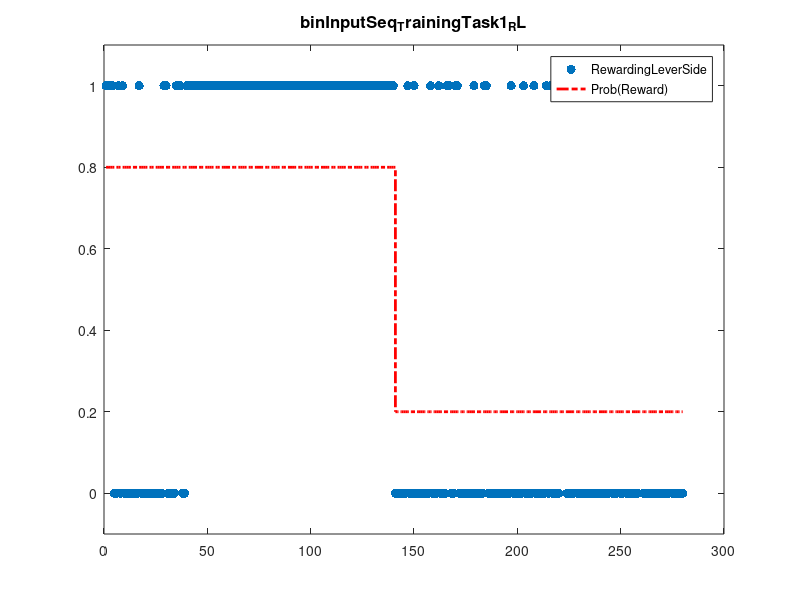

Source code (MATLAB): (Note: this script raises an error after producing the figure.)
function [probStr,savepath] = gen_trajectory
%%  
%
% script to generate different possible task trajectories that are suitable
% for fitting a binary eHGF to (enhanced Hierarchical Gaussian Filter). The
% choice of the input structure is both informed by informed reasoning
% about how individuals may learn about the stimuli used here together with
% how well the trajectory can be estimated by the HGF during model
% inversion


%% TrainingTasks
% % TrainingTask1_RL - Create binary input sequence for trainingTask
pPhase1  = 0.8; %A1  probability of "1" in curr phase
lPhase1  = 140;  %A1 n trials of curr phase
pPhase2  = 0.2; %A
lPhase2  = 140; %A2


% TrainingTask_ - Outcomes
phase1  = ones(1,lPhase1);
iIncIdx = randperm(37,floor((1-pPhase1)*lPhase1))+3; % ! first 3 trials need to be "1" trials
phase1(1,iIncIdx) = 0;

phase2  = ones(1,lPhase2);
iIncIdx = randperm(lPhase2,floor((1-pPhase2)*lPhase2));
phase2(1,iIncIdx) = 0;

% TrainingTask - create input trajectory
u = [phase1,phase2];
% TrainingTask - underlying probability structure
probStr = [pPhase1*ones(1,lPhase1),pPhase2*ones(1,lPhase2)];


%% PLOTTING
figure;
fig = plot(u, '.', 'MarkerSize', 20); ylim([-0.1, 1.1]);
hold on;
stairs(probStr, '-.', 'Color', 'r', 'LineWidth', 2);
legend({'RewardingLeverSide', 'Prob(Reward)'});
title('binInputSeq_TrainingTask1_RL', 'FontWeight', 'bold', 'FontSize', 12);
figdir = fullfile('binInputSeq_TrainingTask1_RL_TrajPlot');
save([figdir,'.fig']);
print([figdir,'.png'], '-dpng');
writematrix(u, [pwd,filesep, 'binInputSeq_TrainingTask1_RL.txt'],"Delimiter",',');

